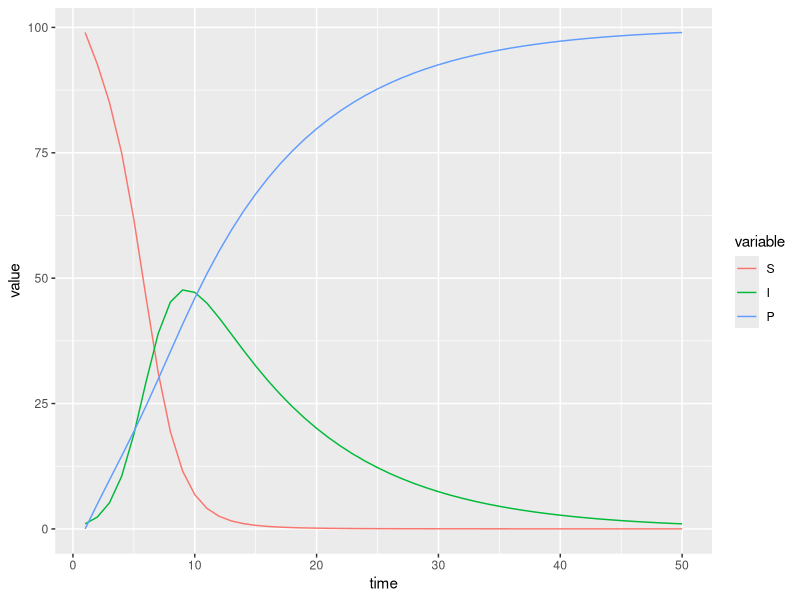

Generate this figure with R:
library(deSolve)
library(ggplot2)
library(reshape2)

model <- function(time, y, parms){
      with(as.list(c(y, parms)), {
              dS <- - (I*S)/(I+S+P) - gam*S
                  dI <- (I*S)/(I+S+P) - lambda*I
                      dP <- lambda*I + gam*S
                          return(list(c(dS, dI, dP)))
                            })
}

y <- c(S = 99, I = 1, P = 0)
params <- c(gam = 0.05, lambda = 0.1)
times <- 1:50 #seq(1, 50, 0.01)

solved_model <- ode(y, times, model, params)
solved_model <- data.frame(solved_model)
solved_model <- melt(solved_model, id.vars = 'time')

rieman_integral <- function(y_vals, step_size){
      return(sum(y_vals * step_size))
}

p <- ggplot(solved_model,
       aes(x = time, y = value, col = variable)) +
         geom_line()
         print(p)

         rieman_integral(solved_model$value[solved_model$variable == "I"], 1)
